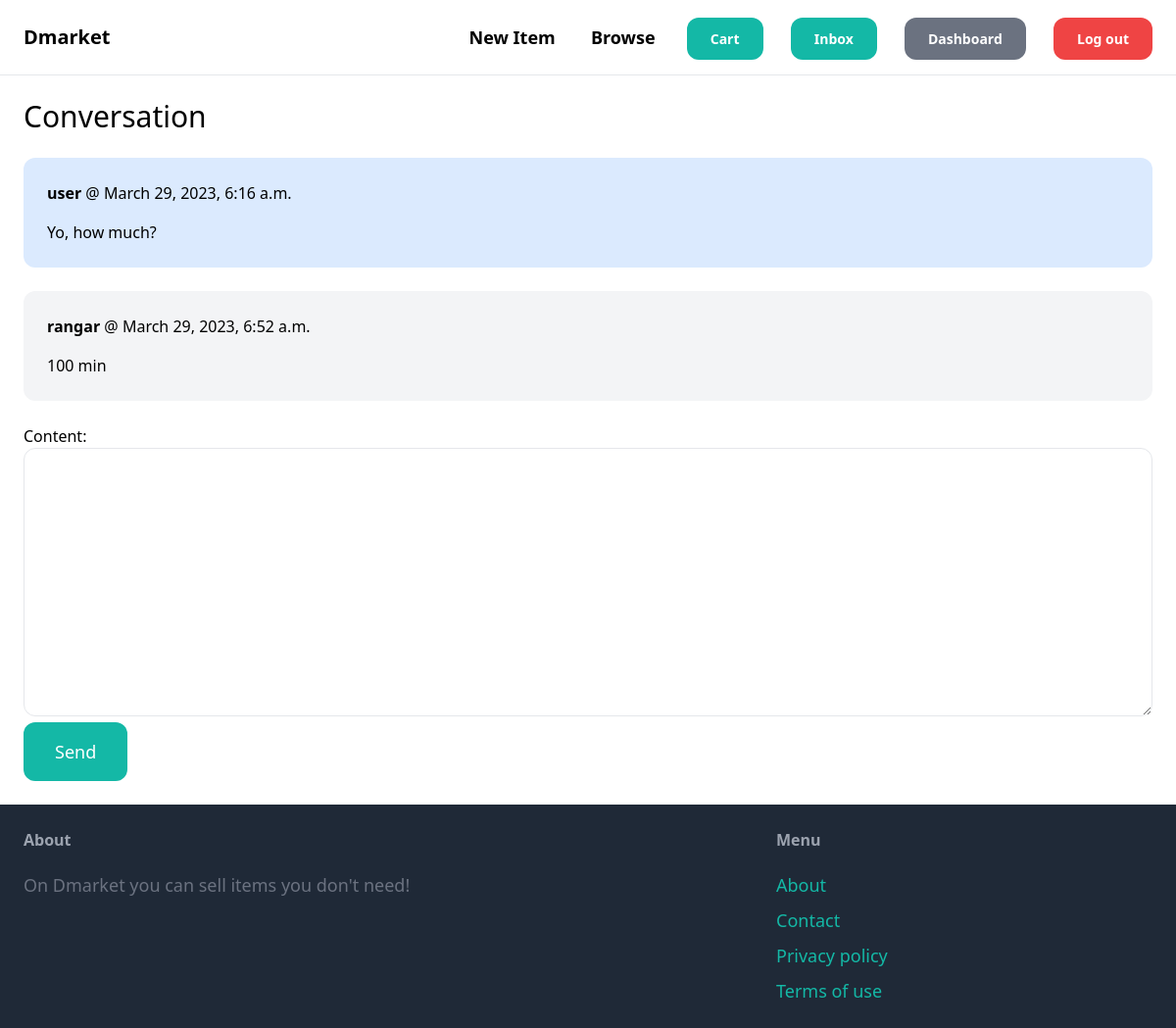
The app's page /inbox/1/ (signed in), older data.
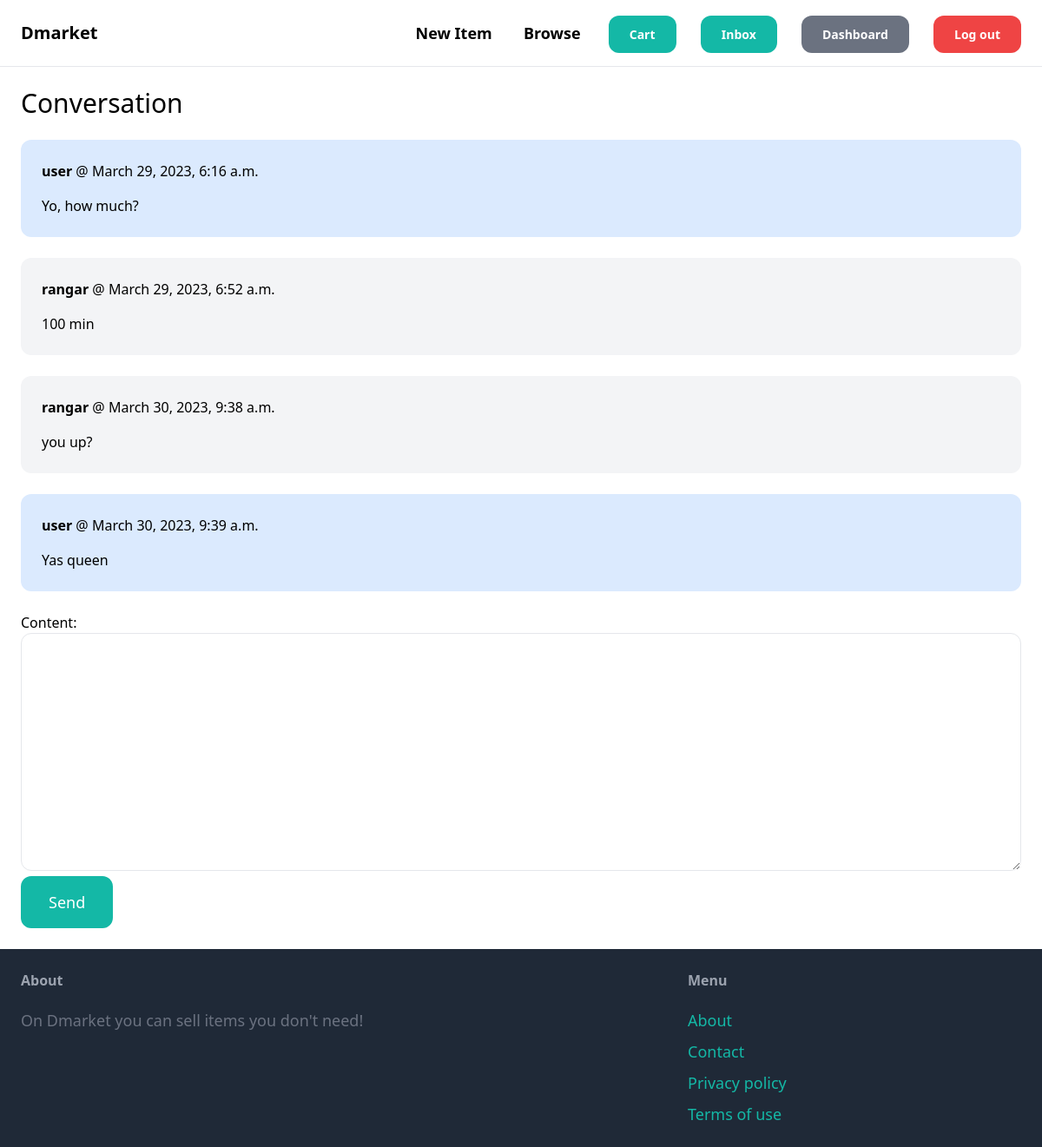
The same page, newer data.
### conversation/models.py (models this page shows)
class ConversationMessage(models.Model):
    conversation = models.ForeignKey(Conversation, related_name='messages', on_delete=models.CASCADE)
    content = models.TextField()
    created_at = models.DateTimeField(auto_now_add=True)
    created_by = models.ForeignKey(User, related_name='created_messages', on_delete=models.CASCADE)

### conversation/views.py (the view)
# urls.py: path('<int:pk>/', views.detail, name='detail'),
@login_required
def detail(request, pk):
    conversation = Conversation.objects.filter(members__in=[request.user.id]).get(pk=pk)
    if request.method == 'POST':
        form = ConversationMessageForm(request.POST)
        if form.is_valid():
            conversation_message = form.save(commit=False)
            conversation_message.conversation = conversation
            conversation_message.created_by = request.user
            conversation_message.save()
            conversation.save()
            return redirect('conversation:detail', pk=pk)
    else:
        form = ConversationMessageForm()
    return render(request, 'conversation/detail.html', {
        'conversation': conversation,
        'form': form
    })

### conversation/forms.py
class ConversationMessageForm(forms.ModelForm):
    class Meta:
        model = ConversationMessage
        fields = ('content',)
        widgets = {
            'content': forms.Textarea(attrs={
                'class': 'w-full py-4 px-6 rounded-xl border'
            })
        }

### conversation/templates/conversation/detail.html (shortened to what this page needs)
{% extends 'core/base.html' %}
{% block content %}
    <h1 class="mb-6 text-3xl">Conversation</h1>
    <div class="space-y-6">
        {% for message in conversation.messages.all %}
            <div class="p-6 flex {% if message.created_by == request.user %}bg-blue-100 {% else %}bg-gray-100{% endif %} rounded-xl">
                <div>
                    <p class="mb-4"><strong>{{ message.created_by.username }}</strong> @ {{ message.created_at }}</p>
                    <p>{{ message.content }}</p>
                </div>
            </div>
        {% endfor %}
    </div>
    <form method="POST" action="." class="mt-6">
        {{ form.as_p }}
        <button class="py-4 px-8 text-lg bg-teal-500 hover:bg-teal-700 rounded-xl text-white">Send</button>
    </form>
{% endblock %}

### core/templates/core/base.html (shortened to what this page needs)
<!DOCTYPE html>
<html lang="en">
<head>
    <script src="https://cdn.tailwindcss.com"></script>
</head>
<body>
    <nav class="lg:px-6 py-6 flex justify-between items-center border-b border-gray-200 sm:px-2 py-1">
        <a href="/" class="lg:text-xl font-semibold sm:text-sm">Dmarket</a>
        <div class="lg:space-x-6 sm:space-x-4">
            <a href="{% url 'item:new' %}" class="lg:text-lg font-semibold hover:text-gray-500 sm:px-1 py-1 text-sm">New Item</a>
            <a href="{% url 'item:items' %}" class="lg:text-lg font-semibold hover:text-gray-500 sm:px-1 py-1 text-sm">Browse</a>
            {% if request.user.is_authenticated %}
            <a href="{% url 'cart:index' %}" class="lg:px-6 py-3 text-lg font-semibold bg-teal-500 text-white rounded-xl hover:bg-teal-700 sm:px-1 py-1 text-sm">Cart</a>
            <a href="{% url 'conversation:inbox' %}" class="lg:px-6 py-3 text-lg font-semibold bg-teal-500 text-white rounded-xl hover:bg-teal-700 sm:px-1 py-1 text-sm">Inbox</a>
            <a href="{% url 'dashboard:index' %}" class="lg:px-6 py-3 text-lg font-semibold bg-gray-500 text-white rounded-xl hover:bg-gray-700 sm:px-1 py-1 text-sm">Dashboard</a>
            <a href="{% url 'core:logout' %}" class="lg:px-6 py-3 text-lg font-semibold bg-red-500 text-white rounded-xl hover:bg-red-700 sm:px-1 py-1 text-sm">Log out</a>
            {% endif %}
        </div>
    </nav>
    <div class="px-6 py-6">
        {% block content %}
        {% endblock %}
    </div>
    <footer class="py-6 px-6 flex justify-between bg-gray-800">
        <div class="w-2/3 pr-10">
            <h3 class="mb-5 font-semibold text-gray-400">About</h3>
            <p class="text-lg text-gray-500">On Dmarket you can sell items you don't need!</p>
        </div>
        <div class="w-1/3">
            <h3 class="mb-5 font-semibold text-gray-400">Menu</h3>
            <ul class="space-y-2">
                <li><a href="#" class="text-lg text-teal-500 hover:text-teal-700">About</a></li>
                <li><a href="#" class="text-lg text-teal-500 hover:text-teal-700">Contact</a></li>
                <li><a href="#" class="text-lg text-teal-500 hover:text-teal-700">Privacy policy</a></li>
                <li><a href="#" class="text-lg text-teal-500 hover:text-teal-700">Terms of use</a></li>
            </ul>
        </div>
    </footer>
</body>
</html>

Row changes from the older to the newer data that the page shows:
added ConversationMessage: created_by.username "rangar", created_at "March 30, 2023, 9:38 a.m.", content "you up?"
added ConversationMessage: created_by.username "user", created_at "March 30, 2023, 9:39 a.m.", content "Yas queen"
